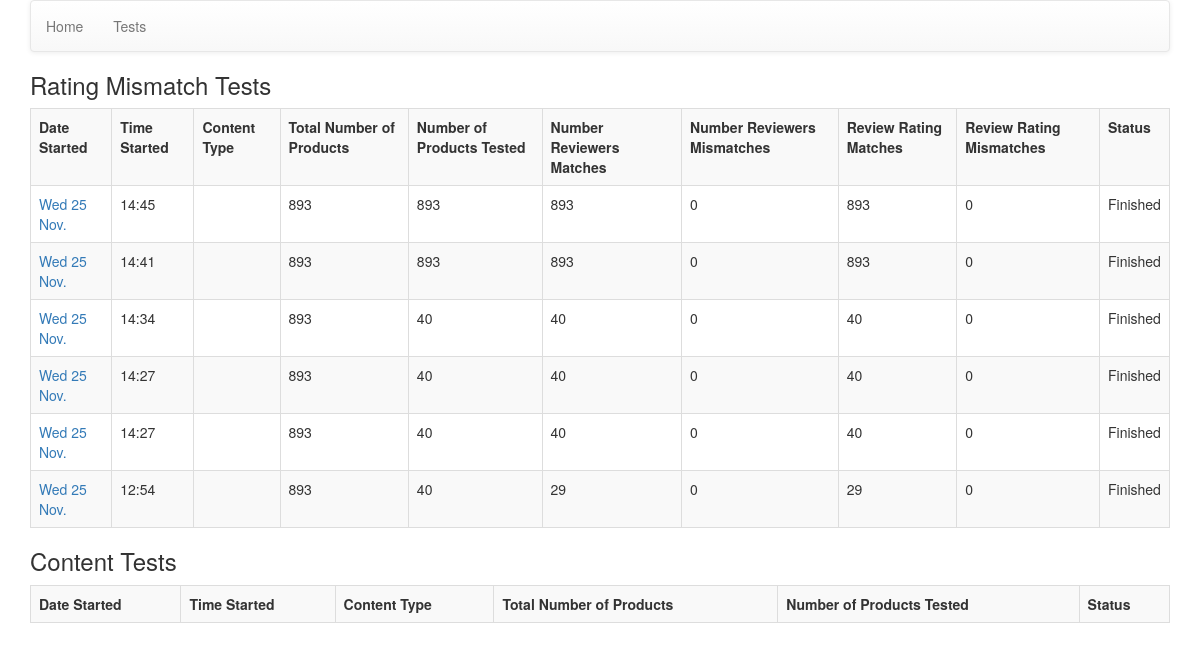
The page /tests on the database as committed earlier.
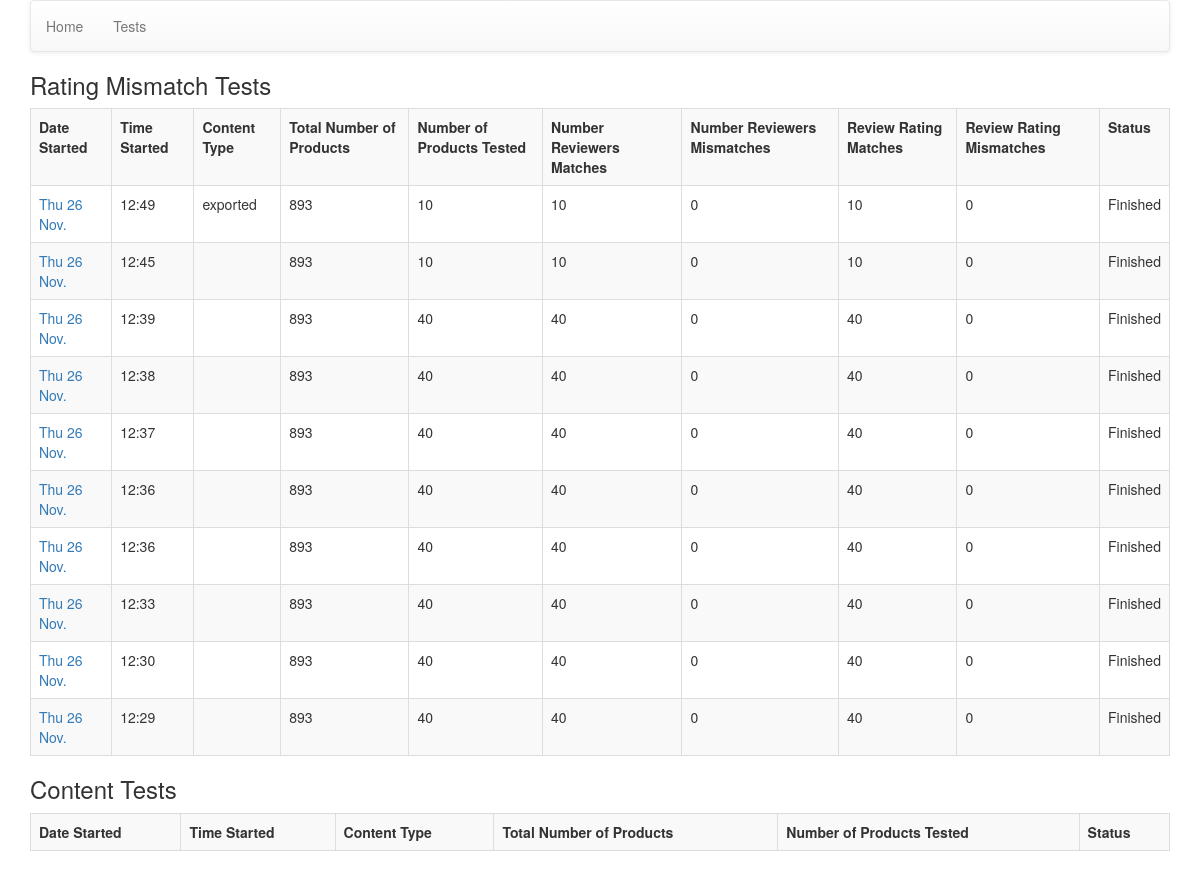
The same page on the database as committed later.
### test/models.py (models this page shows)
class BaseTest(models.Model):
    num_products = models.IntegerField(blank=True, default=0)
    num_products_tested = models.IntegerField(default=0)
    created_at = models.DateTimeField(auto_now_add=True)
    datetime_finished = models.DateTimeField(blank=False, null=True)
    is_active = models.BooleanField(default=True)
    content_type = models.CharField(blank=True, max_length=100)
    class Meta:
        abstract = True

class RatingMismatchTest(BaseTest):
    number_reviewers_matches = models.IntegerField(blank=False, default=0)
    number_reviewers_mismatches = models.IntegerField(blank=False, default=0)
    review_rating_matches = models.IntegerField(blank=False, default=0)
    review_rating_mismatches = models.IntegerField(blank=False, default=0)

### test/views.py (the view)
# urls.py: url(r'^tests$', 'test.views.view_tests', name='tests'),
def view_tests(request):
    rating_mismatch_tests = RatingMismatchTest.objects.all().order_by('-created_at')
    content_tests = ContentTest.objects.all().order_by('-created_at')
    print('get to here')
    context_dict = {
        'rating_mismatch_tests': rating_mismatch_tests,
        'content_tests': content_tests,
    }
    return render(request, 'tests.html', context=context_dict)

### templates/tests.html (shortened to what this page needs)
{% extends "base.html" %}
{% block content %}
<h3>Rating Mismatch Tests</h3>
<table class="table table-striped table-bordered table-hover">
	<tr>
		<th>Date Started</th>
		<th>Time Started</th>
		<th>Content Type</th>
		<th>Total Number of Products</th>
		<th>Number of Products Tested</th>
		<th>Number Reviewers Matches</th>
		<th>Number Reviewers Mismatches</th>
		<th>Review Rating Matches</th>
		<th>Review Rating Mismatches</th>
		<th>Status</th>
	</tr>
	{% for test in rating_mismatch_tests|slice:":10" %}
	<tr>
		<td><a href="{% url 'review-mismatch-test' test_identifier=test.id %}">{{ test.created_at|date:"D j N" }}</a></td>
		<td>{{ test.created_at|date:"G:i" }}</td>
		<td>{{ test.content_type }}</td>
		<td>{{ test.num_products }}</td>
		<td>{{ test.num_products_tested }}</td>
		<td>{{ test.number_reviewers_matches }}</td>
		<td>{{ test.number_reviewers_mismatches }}</td>
		<td>{{ test.review_rating_matches }}</td>
		<td>{{ test.review_rating_mismatches }}</td>
		{% if test.is_active %}
		<td>Running</td>
		{% else %}
		<td>Finished</td>
		{% endif %}
	</tr>
	{% endfor %}
</table>
<h3>Content Tests</h3>
<table class="table table-striped table-bordered table-hover">
	<tr>
		<th>Date Started</th>
		<th>Time Started</th>
		<th>Content Type</th>
		<th>Total Number of Products</th>
		<th>Number of Products Tested</th>
		<th>Status</th>
	</tr>
</table>
{% endblock %}

Rows that differ between the two databases and show on the page:
no longer on this page (row unchanged): RatingMismatchTest: created_at "Wed 25 Nov.", created_at "14:45", num_products "893", num_products_tested "893", number_reviewers_matches "893", number_reviewers_mismatches "0", review_rating_matches "893", review_rating_mismatches "0", is_active "Finished"
no longer on this page (row unchanged): RatingMismatchTest: created_at "Wed 25 Nov.", created_at "14:41", num_products "893", num_products_tested "893", number_reviewers_matches "893", number_reviewers_mismatches "0", review_rating_matches "893", review_rating_mismatches "0", is_active "Finished"
no longer on this page (row unchanged): RatingMismatchTest: created_at "Wed 25 Nov.", created_at "14:34", num_products "893", num_products_tested "40", number_reviewers_matches "40", number_reviewers_mismatches "0", review_rating_matches "40", review_rating_mismatches "0", is_active "Finished"
no longer on this page (row unchanged): RatingMismatchTest: created_at "Wed 25 Nov.", created_at "14:27", num_products "893", num_products_tested "40", number_reviewers_matches "40", number_reviewers_mismatches "0", review_rating_matches "40", review_rating_mismatches "0", is_active "Finished"
no longer on this page (row unchanged): RatingMismatchTest: created_at "Wed 25 Nov.", created_at "14:27", num_products "893", num_products_tested "40", number_reviewers_matches "40", number_reviewers_mismatches "0", review_rating_matches "40", review_rating_mismatches "0", is_active "Finished"
no longer on this page (row unchanged): RatingMismatchTest: created_at "Wed 25 Nov.", created_at "12:54", num_products "893", num_products_tested "40", number_reviewers_matches "29", number_reviewers_mismatches "0", review_rating_matches "29", review_rating_mismatches "0", is_active "Finished"
added RatingMismatchTest: created_at "Thu 26 Nov.", created_at "12:49", content_type "exported", num_products "893", num_products_tested "10", number_reviewers_matches "10", number_reviewers_mismatches "0", review_rating_matches "10", review_rating_mismatches "0", is_active "Finished"
added RatingMismatchTest: created_at "Thu 26 Nov.", created_at "12:45", num_products "893", num_products_tested "10", number_reviewers_matches "10", number_reviewers_mismatches "0", review_rating_matches "10", review_rating_mismatches "0", is_active "Finished"
added RatingMismatchTest: created_at "Thu 26 Nov.", created_at "12:39", num_products "893", num_products_tested "40", number_reviewers_matches "40", number_reviewers_mismatches "0", review_rating_matches "40", review_rating_mismatches "0", is_active "Finished"
added RatingMismatchTest: created_at "Thu 26 Nov.", created_at "12:38", num_products "893", num_products_tested "40", number_reviewers_matches "40", number_reviewers_mismatches "0", review_rating_matches "40", review_rating_mismatches "0", is_active "Finished"
added RatingMismatchTest: created_at "Thu 26 Nov.", created_at "12:37", num_products "893", num_products_tested "40", number_reviewers_matches "40", number_reviewers_mismatches "0", review_rating_matches "40", review_rating_mismatches "0", is_active "Finished"
added RatingMismatchTest: created_at "Thu 26 Nov.", created_at "12:36", num_products "893", num_products_tested "40", number_reviewers_matches "40", number_reviewers_mismatches "0", review_rating_matches "40", review_rating_mismatches "0", is_active "Finished"
added RatingMismatchTest: created_at "Thu 26 Nov.", created_at "12:36", num_products "893", num_products_tested "40", number_reviewers_matches "40", number_reviewers_mismatches "0", review_rating_matches "40", review_rating_mismatches "0", is_active "Finished"
added RatingMismatchTest: created_at "Thu 26 Nov.", created_at "12:33", num_products "893", num_products_tested "40", number_reviewers_matches "40", number_reviewers_mismatches "0", review_rating_matches "40", review_rating_mismatches "0", is_active "Finished"
added RatingMismatchTest: created_at "Thu 26 Nov.", created_at "12:30", num_products "893", num_products_tested "40", number_reviewers_matches "40", number_reviewers_mismatches "0", review_rating_matches "40", review_rating_mismatches "0", is_active "Finished"
added RatingMismatchTest: created_at "Thu 26 Nov.", created_at "12:29", num_products "893", num_products_tested "40", number_reviewers_matches "40", number_reviewers_mismatches "0", review_rating_matches "40", review_rating_mismatches "0", is_active "Finished"
